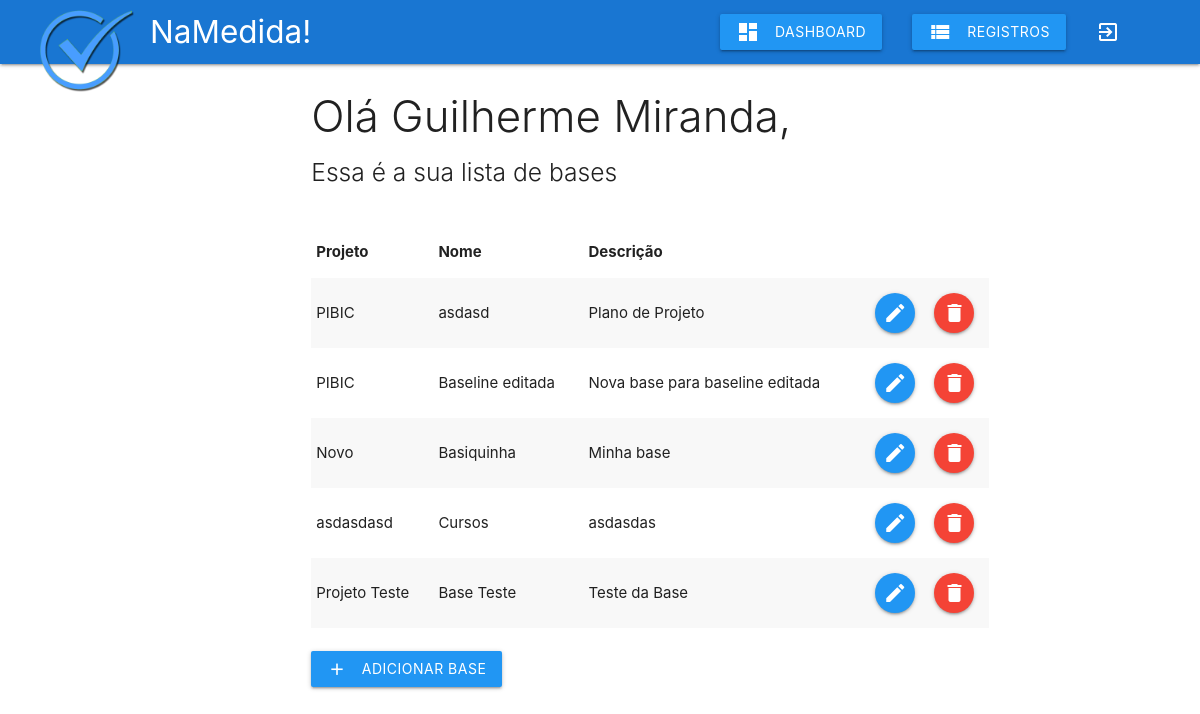
/php/base.php (signed in), run on the app's committed database.
### tables this page shows
CREATE TABLE `usuario` (
  `idUsuario` int(11) NOT NULL,
  `login` varchar(45) DEFAULT NULL,
  `senha` varchar(32) DEFAULT NULL,
  `nome` varchar(45) DEFAULT NULL
);

CREATE TABLE `base` (
  `idBase` int(11) NOT NULL,
  `nome` varchar(45) DEFAULT NULL,
  `descricao` varchar(255) DEFAULT NULL,
  `idProjeto` int(11) DEFAULT NULL
);

CREATE TABLE `projeto` (
  `idProjeto` int(11) NOT NULL,
  `nome` varchar(45) DEFAULT NULL,
  `descricao` varchar(255) DEFAULT NULL,
  `responsavel` varchar(45) DEFAULT NULL,
  `data_inicio` datetime DEFAULT NULL,
  `data_termino` datetime DEFAULT NULL,
  `idSetor` int(11) DEFAULT NULL
);

### php/includes/dados-usuario.php (called while the page is built, shortened)
<?php
$id = $_SESSION['idUsuario'];
$sql = "SELECT * FROM usuario WHERE idUsuario = '$id'";
$resultado = mysqli_query($connect, $sql);
$dados = mysqli_fetch_array($resultado);
$ids_projeto = array();

### php/includes/cabecalhos.php (called while the page is built, shortened)
<?php
$base[] = 'Projeto';
$base[] = 'Nome';
$base[] = 'Descrição';

### php/base.php (the view, shortened to what this page needs)
<?php
include_once 'db_connect.php';
include_once 'includes/header.php';
include_once 'includes/dados-usuario.php';
include_once 'includes/cabecalhos.php';
include_once 'includes/navbar.php';
?>
<div class="row">
	<div class="col s12 m7 push-m3">
		<h3 class="light"> Olá <?php echo $dados['nome']; ?>,</h3>
		<h5 class="light">Essa é a sua lista de bases</h5>
		<table class="striped responsive-table">
			<thead>
				<tr>
				<?php
					foreach ($base as $key) {
						echo "<th>$key</th>";
					}
				?>
				</tr>
			</thead>
			<tbody>
				<?php
					$sql = "SELECT * FROM base WHERE ";
					for ($i=0; $i < count($ids_projeto); $i++) {
						if ($i == 0):
							$sql = $sql."idProjeto = '$ids_projeto[$i]'";
						else:
							$sql = $sql." or idProjeto = '$ids_projeto[$i]'";
						endif;
					}
					$resultado = mysqli_query($connect, $sql);
					while ($base_dados = mysqli_fetch_array($resultado)):
				?>
				<tr>
					<td><?php
						$id = $base_dados['idProjeto'];
						$sql = "SELECT nome FROM projeto WHERE idProjeto = '$id'";
						$projeto_nome = mysqli_query($connect, $sql);
						$projeto_nome = mysqli_fetch_array($projeto_nome);
						echo $projeto_nome['nome'];
					?></td>
					<td><?php echo $base_dados['nome']; ?></td>
					<td><?php echo $base_dados['descricao']; ?></td>
					<td><a href="editar-base.php?idBase=<?php echo $base_dados['idBase']; ?>" class="btn-floating blue"><i class="material-icons">edit</i></a></td>
					<td><a href="#modal<?php echo $base_dados['idBase']; ?>" class="btn-floating red modal-trigger"><i class="material-icons">delete</i></a></td>
				</tr>
				<?php endwhile; ?>
			</tbody>
		</table>
		<br>
		<a class='btn waves-effect waves-light blue' href='adicionar-base.php'>adicionar base<i class="material-icons left">add</i></a>
	</div>
</div>
<?php
include_once 'includes/footer.php';
?>

### php/includes/style.php (style rules this page uses)
.responsive-table { margin-top: 40px; }

### data on the page
usuario: nome "Guilherme Miranda"
base: idProjeto.nome "PIBIC", nome "asdasd", descricao "Plano de Projeto"
base: idProjeto.nome "PIBIC", nome "Baseline editada", descricao "Nova base para baseline editada"
base: idProjeto.nome "Novo", nome "Basiquinha", descricao "Minha base"
base: idProjeto.nome "asdasdasd", nome "Cursos", descricao "asdasdas"
base: idProjeto.nome "Projeto Teste", nome "Base Teste", descricao "Teste da Base"

### other printed values
$key "Projeto"
$key "Nome"
$key "Descrição"
